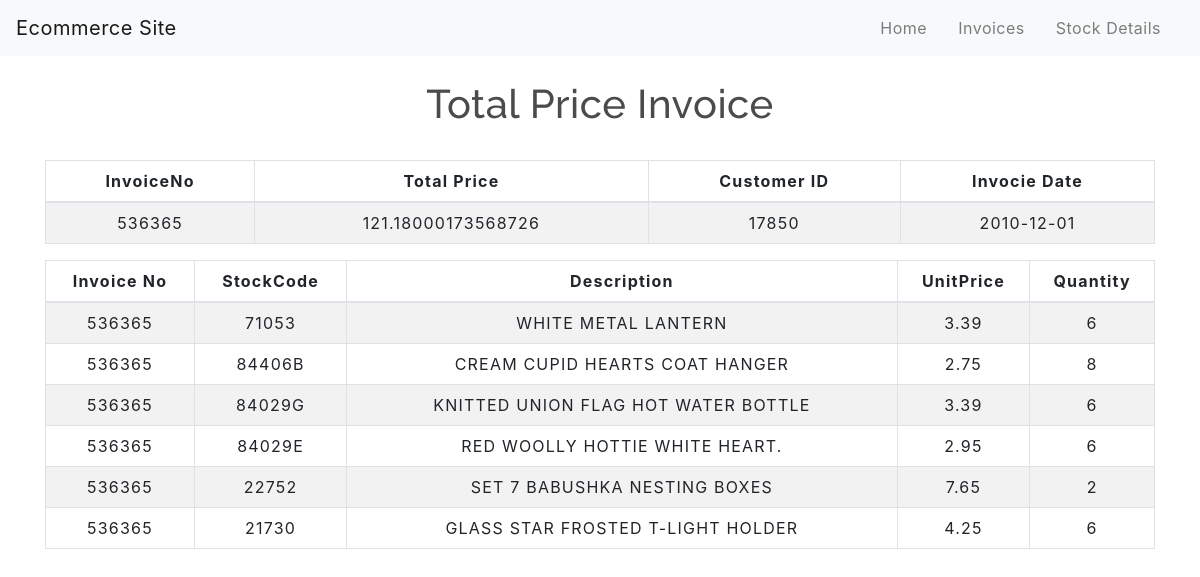
The app's page /query7.php?InvoiceNo=536365 with its own data.
### tables this page shows
CREATE TABLE `Orders` (
  `InvoiceNo` varchar(10) DEFAULT NULL,
  `StockCode` varchar(10) DEFAULT NULL,
  `Quantity` int(5) DEFAULT NULL,
  KEY `InvoiceNo` (`InvoiceNo`),
  KEY `StockCode` (`StockCode`),
  CONSTRAINT `Orders_ibfk_1` FOREIGN KEY (`InvoiceNo`) REFERENCES `Invoice` (`InvoiceNo`)
);

CREATE TABLE `Stock` (
  `StockCode` varchar(10) NOT NULL,
  `Description` varchar(50) DEFAULT NULL,
  `UnitPrice` float DEFAULT NULL,
  PRIMARY KEY (`StockCode`)
);

### query7.php (the view, shortened to what this page needs)
<!DOCTYPE html>
<html lang="en">
<head>
    <link rel="stylesheet" href="https://maxcdn.bootstrapcdn.com/bootstrap/4.0.0/css/bootstrap.min.css">
    <link rel="stylesheet" type="text/css" href="css/table.css">
    <link rel="stylesheet" type="text/css" href="css/navbar.css">
</head>
<body>
<?php
    include 'config.php';
    $InvoiceNo = $_GET['InvoiceNo'];
    $query = mysqli_query($conn, "SELECT Orders.InvoiceNo, Sum(Orders.Quantity*Stock.UnitPrice) as Price,  Invoice.CustomerID, Invoice.InvoiceDate from Orders inner join Stock on Orders.StockCode = Stock.StockCode inner join Invoice on Orders.InvoiceNo = Invoice.InvoiceNo where Orders.InvoiceNo = '".$InvoiceNo."'")
    or die (mysqli_error($conn));
    $query2 = mysqli_query($conn, "SELECT Orders.InvoiceNo, Stock.StockCode, Stock.Description, Stock.UnitPrice, Orders.Quantity from Orders inner join Stock on Orders.StockCode = Stock.StockCode where InvoiceNo = '".$InvoiceNo."'")
    or die (mysqli_error($conn));
?>
<?php
  include 'navbar.php';
?>
<div class="container">
        <h2 class="text-center pt-4">Total Price Invoice</h2>
        <br>
            <div class="row">
                <div class="col">
                    <div class="table-responsive-sm">
                    <table class="table table-hover table-sm table-striped table-condensed table-bordered">
                        <thead>
                            <tr>
                            <th scope="col" class="text-center py-2">InvoiceNo</th>
                            <th scope="col" class="text-center py-2">Total Price</th>
                            <th scope="col" class="text-center py-2">Customer ID</th>
                            <th scope="col" class="text-center py-2">Invocie Date</th>
                            </tr>
                        </thead>
                        <tbody>
                <?php
                    while($rows=mysqli_fetch_assoc($query)){
                ?>
                    <tr>
                        <td class="py-2"><?php echo $rows['InvoiceNo'] ?></td>
                        <td class="py-2"><?php echo $rows['Price']?></td>
                        <td class="py-2"><?php echo $rows['CustomerID']?></td>
                        <td class="py-2"><?php echo $rows['InvoiceDate']?></td>
                    </tr>
                <?php
                    }
                ?>
                        </tbody>
                    </table>
                    <table class="table table-hover table-sm table-striped table-condensed table-bordered">
                        <thead>
                            <tr>
                            <th scope="col" class="text-center py-2">Invoice No</th>
                            <th scope="col" class="text-center py-2">StockCode</th>
                            <th scope="col" class="text-center py-2">Description</th>
                            <th scope="col" class="text-center py-2">UnitPrice</th>
                            <th scope="col" class="text-center py-2">Quantity</th>
                            </tr>
                        </thead>
                        <tbody>
                <?php
                    while($rows=mysqli_fetch_assoc($query2)){
                ?>
                    <tr>
                        <td class="py-2"><?php echo $rows['InvoiceNo'] ?></td>
                        <td class="py-2"><?php echo $rows['StockCode']?></td>
                        <td class="py-2"><?php echo $rows['Description']?></td>
                        <td class="py-2"><?php echo $rows['UnitPrice']?></td>
                        <td class="py-2"><?php echo $rows['Quantity']?></td>
                    </tr>
                <?php
                    }
                ?>
                        </tbody>
                    </table>
                    </div>
                </div>
            </div>
         </div>
</body>
</html>

### css/table.css (style rules this page uses)
* { padding: 10; margin: 0; box-sizing: border-box;] }
h2 { font-size: 40px; }
table { letter-spacing: 1.2px; }
td { text-align: center; }

### css/navbar.css (style rules this page uses)
h2 { color: #4C4B4B; letter-spacing: 0.5px; font-family: raleway; }

### records on screen
orders: InvoiceNo "536365", stock.StockCode "71053", stock.Description "WHITE METAL LANTERN", stock.UnitPrice "3.39", Quantity "6"
orders: InvoiceNo "536365", stock.StockCode "84406B", stock.Description "CREAM CUPID HEARTS COAT HANGER", stock.UnitPrice "2.75", Quantity "8"
orders: InvoiceNo "536365", stock.StockCode "84029G", stock.Description "KNITTED UNION FLAG HOT WATER BOTTLE", stock.UnitPrice "3.39", Quantity "6"
orders: InvoiceNo "536365", stock.StockCode "84029E", stock.Description "RED WOOLLY HOTTIE WHITE HEART.", stock.UnitPrice "2.95", Quantity "6"
orders: InvoiceNo "536365", stock.StockCode "22752", stock.Description "SET 7 BABUSHKA NESTING BOXES", stock.UnitPrice "7.65", Quantity "2"
orders: InvoiceNo "536365", stock.StockCode "21730", stock.Description "GLASS STAR FROSTED T-LIGHT HOLDER", stock.UnitPrice "4.25", Quantity "6"

### other values on screen
$rows['InvoiceNo'] "536365"
$rows['Price'] "121.18000173568726"
$rows['CustomerID'] "17850"
$rows['InvoiceDate'] "2010-12-01"
